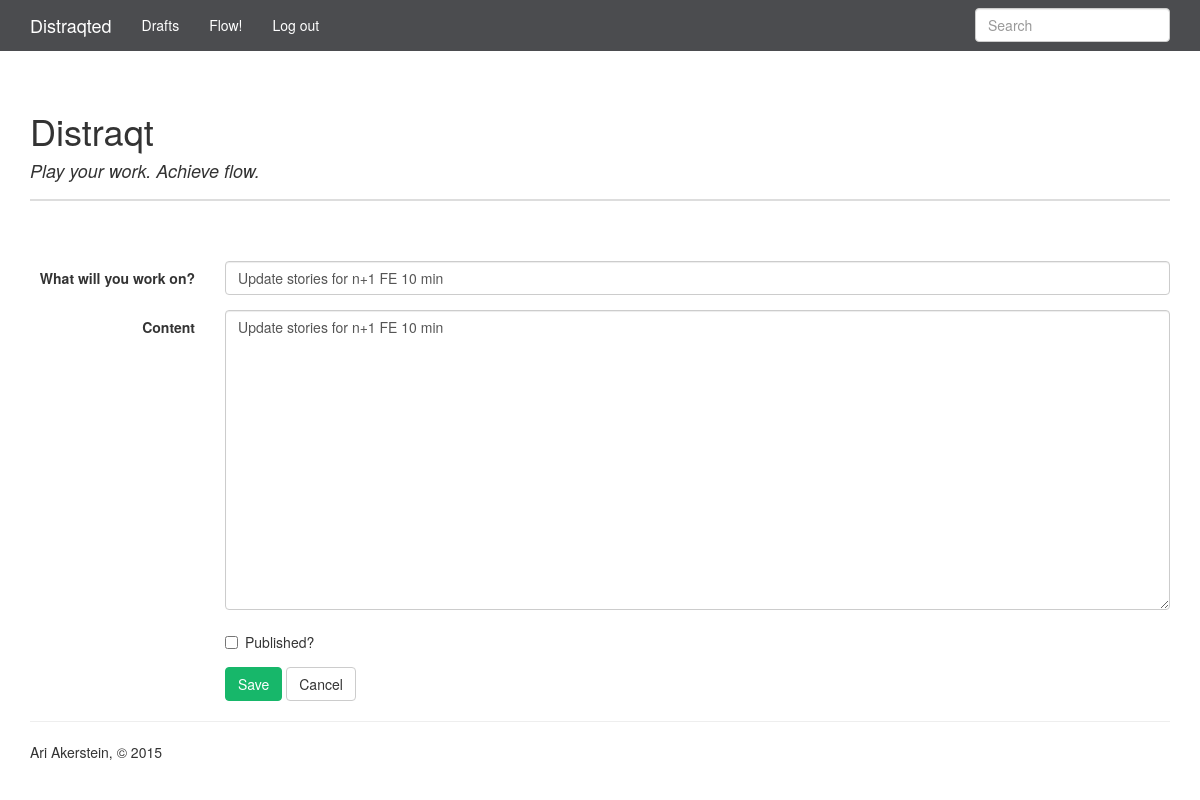
/update-stories-for-n-1-fe-10-min/edit/ (signed in), run on the app's committed database.
### app.py (models this page shows, shortened)
class Entry(flask_db.Model):
    title = CharField()
    slug = CharField(unique=True)
    content = TextField()
    published = BooleanField(index=True)
    timestamp = DateTimeField(default=datetime.datetime.now, index=True)

### app.py (the view, shortened to what this page needs)
@app.route('/<slug>/edit/', methods=['GET', 'POST'])
@login_required
def edit(slug):
    entry = get_object_or_404(Entry, Entry.slug == slug)
    return render_template('edit.html', entry=entry)

### app.py (called while the page is built)
def login_required(fn):
    @functools.wraps(fn)
    def inner(*args, **kwargs):
        if session.get('logged_in'):
            return fn(*args, **kwargs)
        return redirect(url_for('login', next=request.path))
    return inner

### templates/edit.html (shortened to what this page needs)
{% extends "base.html" %}
{% block content %}
  <form action="{{ url_for('edit', slug=entry.slug) }}" class="form-horizontal" method="post">
    <div class="form-group">
      <label for="title" class="col-sm-2 control-label">What will you work on?</label>
      <div class="col-sm-10">
        <input class="form-control" id="title" name="title" type="text" value="{{ request.form.get('title', entry.title) }}">
      </div>
    </div>
    <div class="form-group">
      <label for="Content" class="col-sm-2 control-label">Content</label>
      <div class="col-sm-10">
        <textarea class="form-control" id="content" name="content" style="height: 300px;">{{ request.form.get('content', entry.content) }}</textarea>
      </div>
    </div>
    <div class="form-group">
      <div class="col-sm-offset-2 col-sm-10">
        <div class="checkbox">
          <label>
            <input {% if entry.published %}checked="checked" {% endif %}name="published" type="checkbox" value="y"> Published?
          </label>
        </div>
      </div>
    </div>
    <div class="form-group">
      <div class="col-sm-offset-2 col-sm-10">
        <button class="btn btn-primary" type="submit">Save</button>
        <a class="btn btn-default" href="{{ url_for('index') }}">Cancel</a>
      </div>
    </div>
  </form>
{% endblock %}

### data on the page
Entry: title "Update stories for n+1 FE 10 min", content "Update stories for n+1 FE 10 min"
